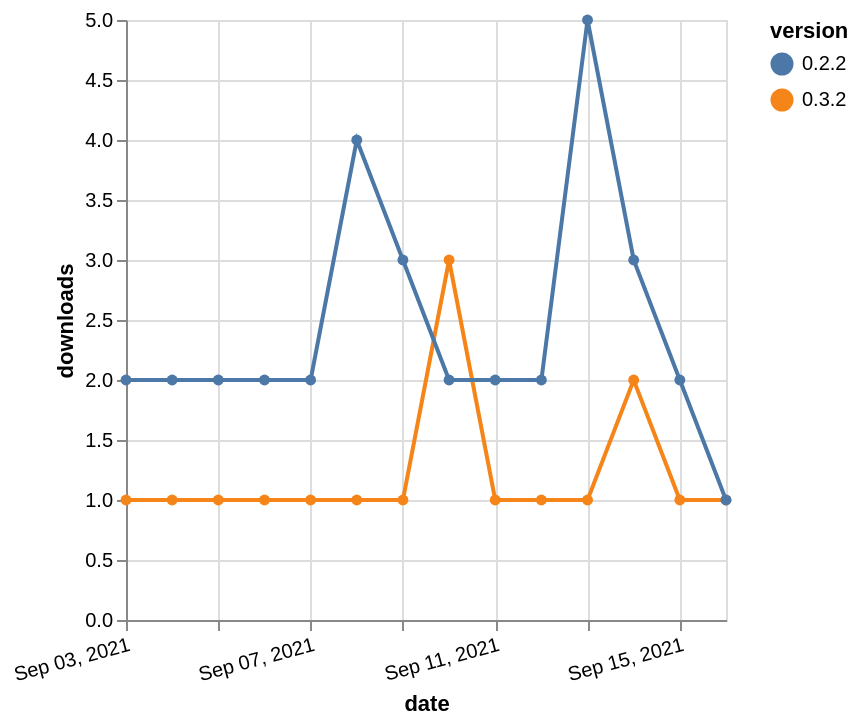

Describe this chart as a Vega-Lite specification.
### Vega-Lite specification from a JSON file in a GitHub repository (floating-point values rounded to 4 significant figures)
{"$schema": "https://vega.github.io/schema/vega-lite/v5.json", "description": "A simple bar chart with embedded data.", "data": {"values": [{"date": "2021-09-03", "total": 215, "delta": 1, "version": "0.3.2"}, {"date": "2021-09-04", "total": 216, "delta": 1, "version": "0.3.2"}, {"date": "2021-09-05", "total": 217, "delta": 1, "version": "0.3.2"}, {"date": "2021-09-06", "total": 218, "delta": 1, "version": "0.3.2"}, {"date": "2021-09-07", "total": 219, "delta": 1, "version": "0.3.2"}, {"date": "2021-09-08", "total": 220, "delta": 1, "version": "0.3.2"}, {"date": "2021-09-09", "total": 221, "delta": 1, "version": "0.3.2"}, {"date": "2021-09-10", "total": 224, "delta": 3, "version": "0.3.2"}, {"date": "2021-09-11", "total": 225, "delta": 1, "version": "0.3.2"}, {"date": "2021-09-12", "total": 226, "delta": 1, "version": "0.3.2"}, {"date": "2021-09-13", "total": 227, "delta": 1, "version": "0.3.2"}, {"date": "2021-09-14", "total": 229, "delta": 2, "version": "0.3.2"}, {"date": "2021-09-15", "total": 230, "delta": 1, "version": "0.3.2"}, {"date": "2021-09-16", "total": 231, "delta": 1, "version": "0.3.2"}, {"date": "2021-09-03", "total": 2777, "delta": 2, "version": "0.2.2"}, {"date": "2021-09-04", "total": 2779, "delta": 2, "version": "0.2.2"}, {"date": "2021-09-05", "total": 2781, "delta": 2, "version": "0.2.2"}, {"date": "2021-09-06", "total": 2783, "delta": 2, "version": "0.2.2"}, {"date": "2021-09-07", "total": 2785, "delta": 2, "version": "0.2.2"}, {"date": "2021-09-08", "total": 2789, "delta": 4, "version": "0.2.2"}, {"date": "2021-09-09", "total": 2792, "delta": 3, "version": "0.2.2"}, {"date": "2021-09-10", "total": 2794, "delta": 2, "version": "0.2.2"}, {"date": "2021-09-11", "total": 2796, "delta": 2, "version": "0.2.2"}, {"date": "2021-09-12", "total": 2798, "delta": 2, "version": "0.2.2"}, {"date": "2021-09-13", "total": 2803, "delta": 5, "version": "0.2.2"}, {"date": "2021-09-14", "total": 2806, "delta": 3, "version": "0.2.2"}, {"date": "2021-09-15", "total": 2808, "delta": 2, "version": "0.2.2"}, {"date": "2021-09-16", "total": 2809, "delta": 1, "version": "0.2.2"}]}, "width": "container", "mark": {"type": "line", "point": {"filled": true}}, "encoding": {"x": {"field": "date", "type": "temporal", "timeUnit": "yearmonthdate", "title": "date", "axis": {"labelAngle": -15}}, "y": {"field": "delta", "type": "quantitative", "title": "downloads"}, "color": {"field": "version", "type": "nominal"}, "tooltip": {"field": "delta"}}}
